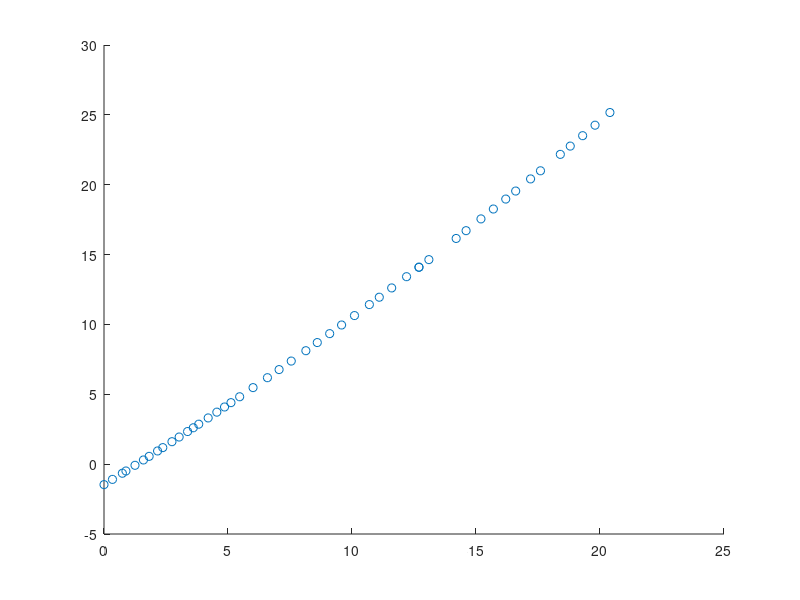

This figure's MATLAB source:
a = [0:0.3:5];
b =[5:0.5:20];
v_sugerido = [a b];
v_medido1 = [0 0.341 0.740 0.885 1.25 1.59 1.82 2.16 2.37 2.74 3.03 3.37 3.6 3.82 4.2 4.55 4.86 5.12 5.47 6.01 6.59 7.06 7.55 8.14 8.60 9.10 9.58];
v_medido2 = [10.1 10.7 11.1 11.6 12.2 12.7 12.7 13.1 14.2 14.6 15.2 15.7 16.2 16.6 17.2 17.6 18.4 18.8 19.3 19.8 20.4];
v_medido = [v_medido1 v_medido2];
v_tacografo1 = [0 0 0 0 0 0 0 0 0 1.07 1.4 1.93 2.42 2.7 3.10 3.77 3.99 4.23 4.83 5.43 6.01 6.72 7.21 8.15 8.76 9.55 10.2 10.9 11.6 12.1 12.8 13.6 14.2];
v_tacografo2 = [14.2 14.9 16.4 17.1 17.8 18.4 18.9 19.6 20.2 21.2 21.9 22.6 23.2 24.2 24.9];
v_tacografo =[v_tacografo1 v_tacografo2];
w_rpm1 = [0 0 0 0 0 0 0 0 0 75 90.5 130 149.6 168 195 229 252.2 265.1 305 346 378 419.9 447 510 558 597.5 645 683 730 765 811 860 905];
w_rpm2 = [904 946 1039 1090 1133 1166 1210 1251 1294 1345 1397 1437 1484 1540 1588];
w_rpm = [w_rpm1 w_rpm2];

b =v_tacografo

%Vetor de "1" no matlab
v_um = ones(1,48);
%matriz A para uma função linear
A = [v_medido(:),v_um(:)];
%A_2 para uma função quadratica
v_medido_quad = v_medido.^2;
A_2 = [v_medido_quad(:),v_medido(:),v_um(:)];
%Resultado funcao linear
resultado = inv(A'*A)*A'*b';
%Resultado função quadratica
resultado2 = inv(A_2'*A_2)*A_2'*b';

%polyval para a funcao quadratica
y = polyval(resultado2,v_medido);
%Plot dos dados funcao quadratica
scatter(v_medido,y)


%scatter(v_medido,v_tacografo)
%Não ajustei para a região não linear. Preciso renover os vetores elementos
%com zero